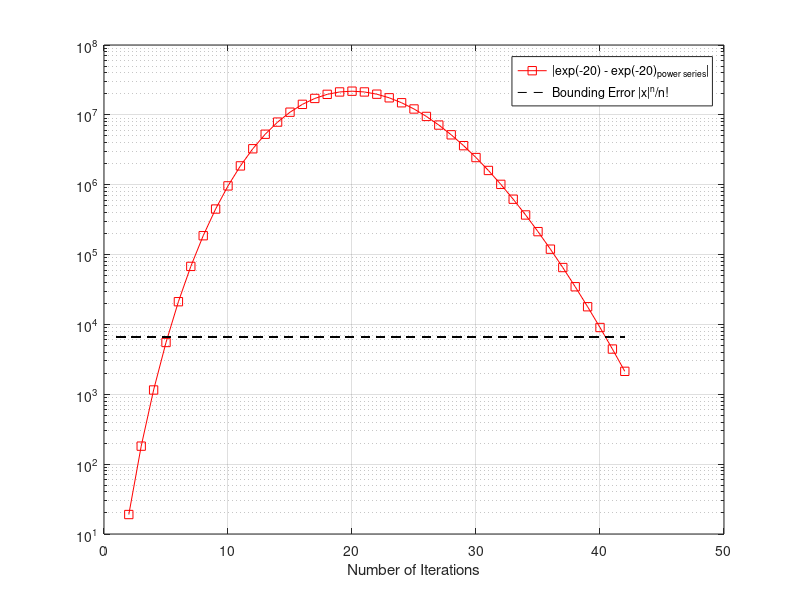
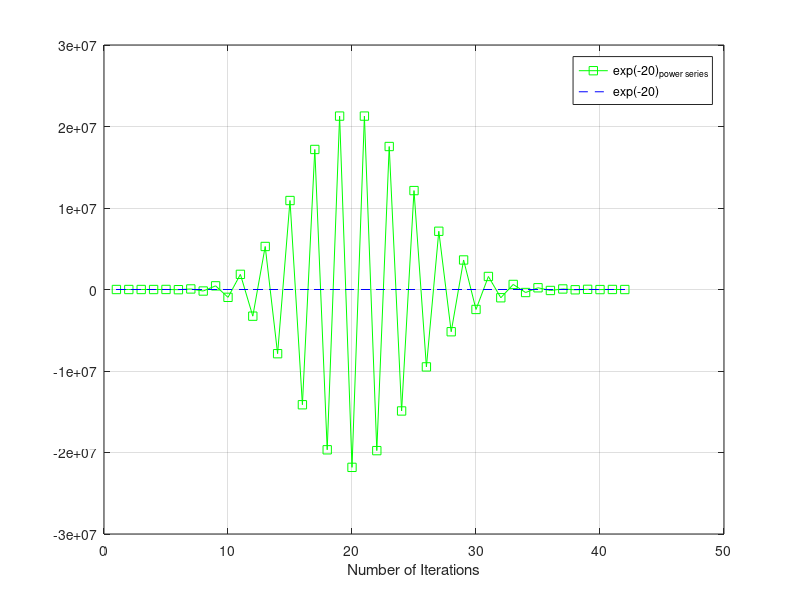

Here is the MATLAB script that generated these plots, in order:

x = -20;

N = floor(2*abs(x))+ 1;

Y = zeros(N,1);
Y(1) = 1;
E = zeros(N,1);

for i = 1:N
  Y(i + 1) = Y(i) + x^i/factorial(i);
  E(i + 1) = abs(Y(i + 1) - exp(x))
end

% Calculate theoretical bounding error
be = abs(x)^N / factorial(N);

h = figure();
semilogy(1:N + 1, E, "-sr"); hold on
semilogy(1:N + 1, ones(N+ 1)*be, "--k");
grid();
%title('Error of exp(10) through power series');
%ylabel('|exp(10) - exp(10)_{power series}|');
xlabel("Number of Iterations");
legend('|exp(-20) - exp(-20)_{power series}|', 'Bounding Error |x|^n/n!');

set(h,'PaperSize',[5 5]);
%print(h2,'pi_plot', '-dpng', '-r300', '-bestfit');
print(h,'exp_err_plot', '-dpng', '-r300');

h2 = figure();
plot(1:N + 1, Y, "-sg"); hold on
plot(1:N + 1, ones(N+1)*exp(x), "--b");
grid();
#title('Value of exp(10) through power series');
xlabel("Number of Iterations");
legend('exp(-20)_{power series}', 'exp(-20)');
%tight();

set(h2,'PaperSize',[5 5]);
%print(h2,'pi_plot', '-dpng', '-r300', '-bestfit');
print(h2,'exp_plot', '-dpng', '-r300');


